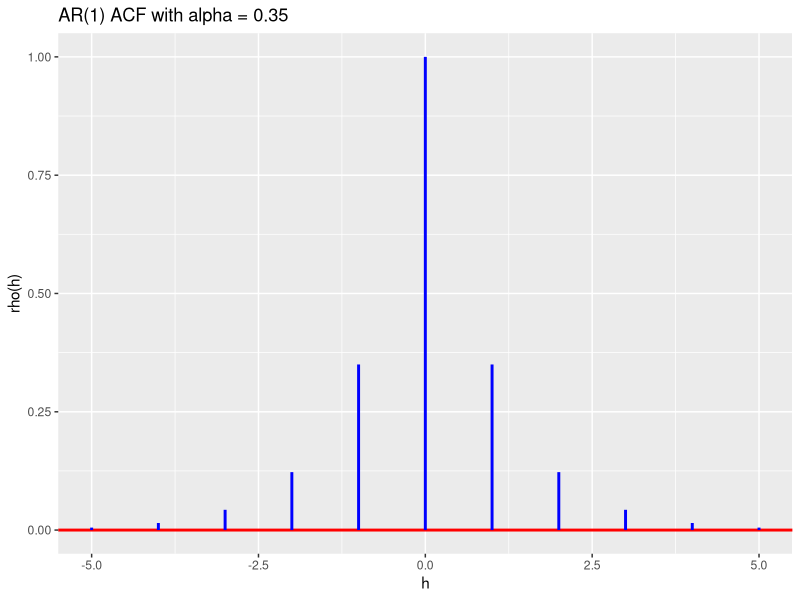
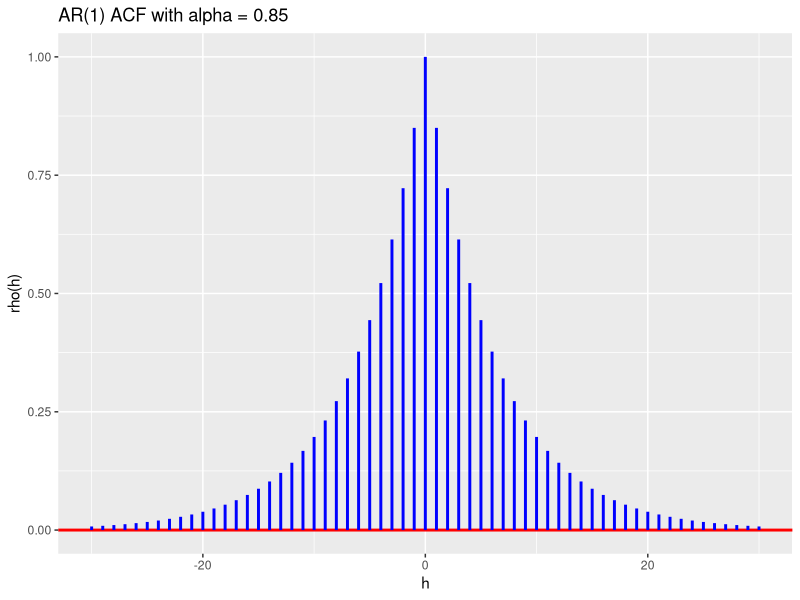
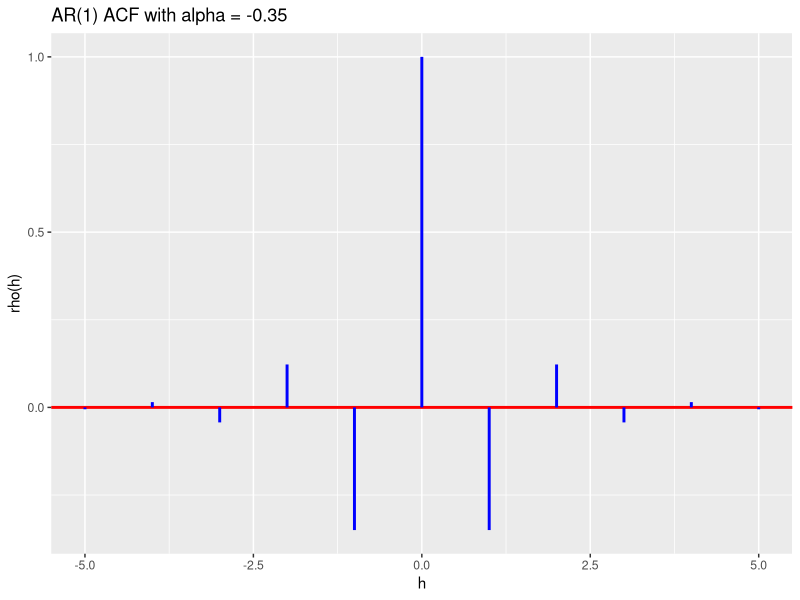
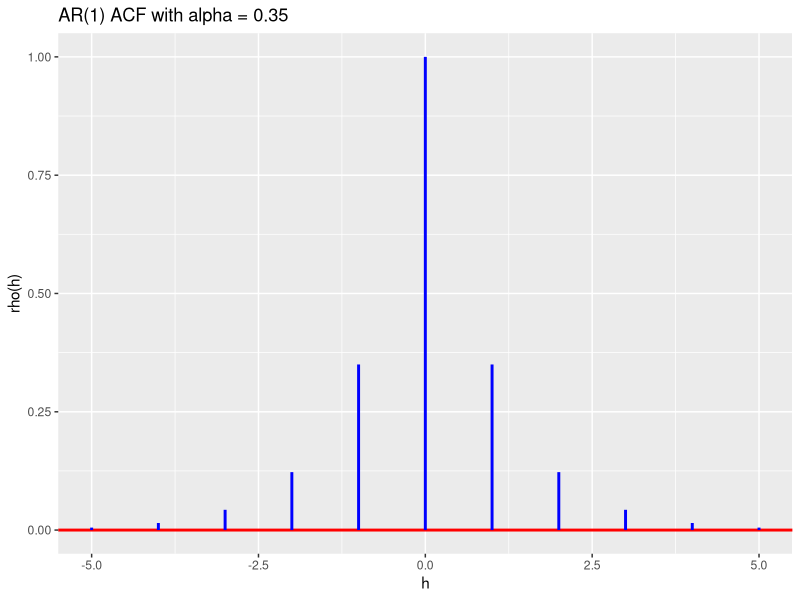
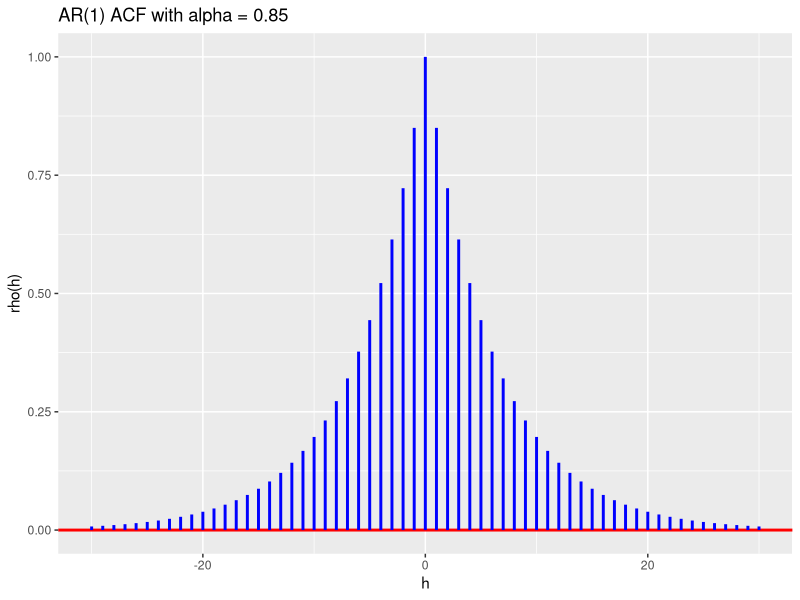
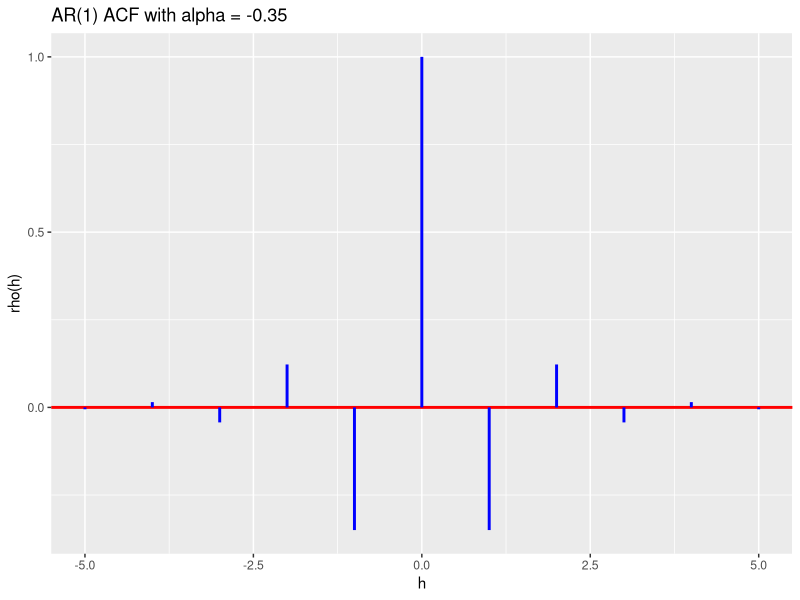

Write the R code that produced these figures, in order.
acf <- function(h, alpha) alpha^abs(h)

# alpha = 0.35

h1 <- -5:5

df1 <- data.frame(h = h1, value = acf(h1, 0.35)); dim(df1)

library(tidyverse)

df1 %>%
  ggplot(aes(x = h, y = value)) +
  geom_hline(yintercept = 0, col = 'red', linewidth = 1) +
  geom_segment(aes(x = h, xend = h, y = 0, yend = value), linewidth = 1, col = 'blue') +
  labs(y = "rho(h)", title = "AR(1) ACF with alpha = 0.35")

ggsave(path = "D:\\Users\\Documents\\Time_Series_Analysis\\figures",
       width = 7,
       height = 7,
       device='png',
       dpi=500,
       filename = "alpha_0.35.png",
       units = "in")

# alpha = 0.85

h2 <- -30:30

df2 <- data.frame(h = h2, value = acf(h2, 0.85)); dim(df2)

df2 %>%
  ggplot(aes(x = h, y = value)) +
  geom_hline(yintercept = 0, col = 'red', linewidth = 1) +
  geom_segment(aes(x = h, xend = h, y = 0, yend = value), linewidth = 1, col = 'blue') +
  labs(y = "rho(h)", title = "AR(1) ACF with alpha = 0.85")

ggsave(path = "D:\\Users\\Documents\\Time_Series_Analysis\\figures",
       width = 7,
       height = 7,
       device='png',
       dpi=500,
       filename = "alpha_0.85.png",
       units = "in")

# alpha = -0.35

h3 <- -5:5

df3 <- data.frame(h = h3, value = acf(h3, -0.35)); dim(df3)

df3 %>%
  ggplot(aes(x = h, y = value)) +
  geom_hline(yintercept = 0, col = 'red', linewidth = 1) +
  geom_segment(aes(x = h, xend = h, y = 0, yend = value), linewidth = 1, col = 'blue') +
  labs(y = "rho(h)", title = "AR(1) ACF with alpha = -0.35")

ggsave(path = "D:\\Users\\Documents\\Time_Series_Analysis\\figures",
       width = 7,
       height = 7,
       device='png',
       dpi=500,
       filename = "alpha_negative_0.35.png",
       units = "in")
